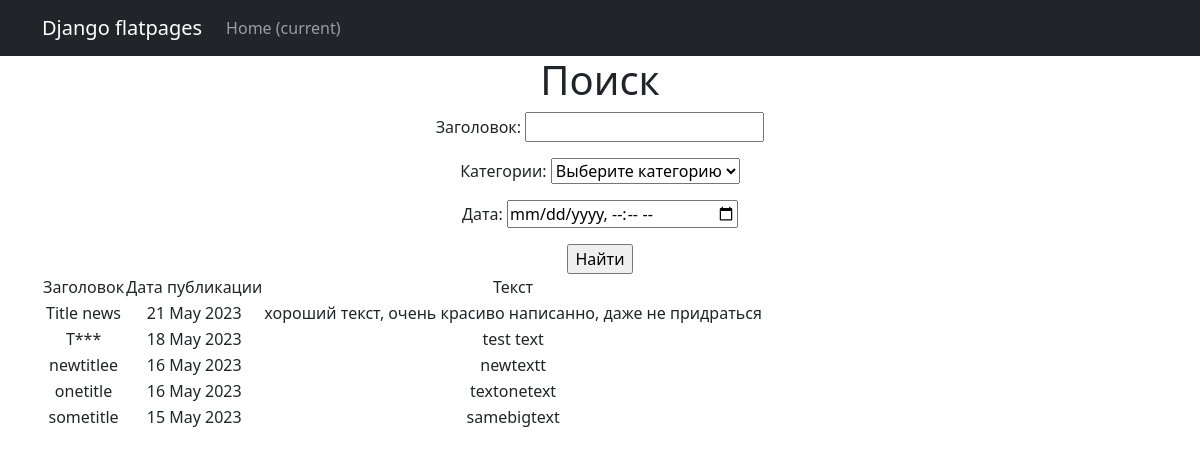
Page /news/search/ on the earlier database version.
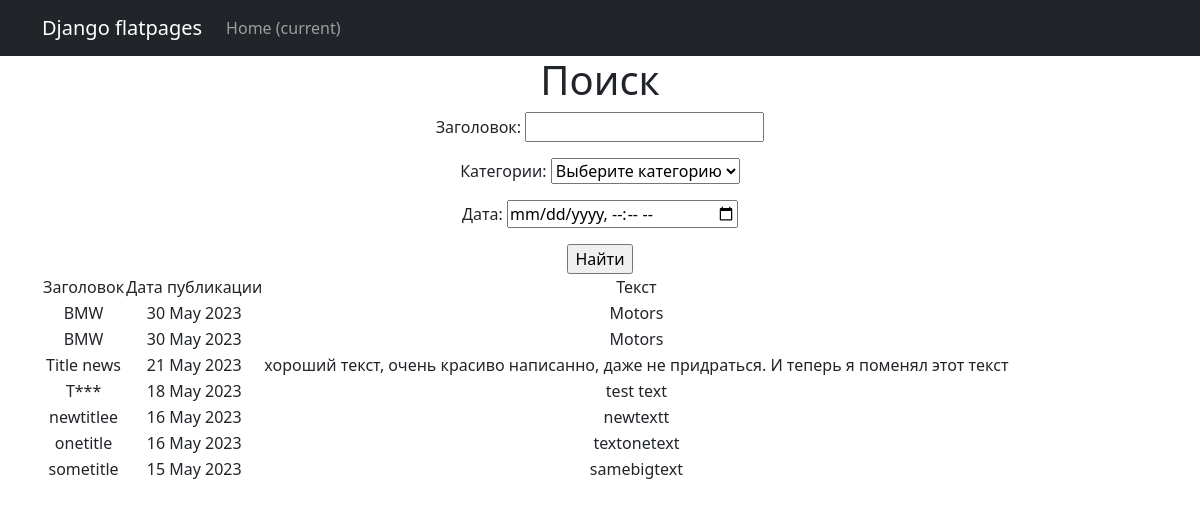
Same page on the later database version.
### New/models.py (models this page shows, shortened)
class Post (models.Model):
    postAuthor = models.ForeignKey('Author', on_delete=models.CASCADE)
    NEWS ='NW'
    ARTICLE = 'AR'
    CATEGORY_CHOICES = (
        (NEWS,'Новость'),
        (ARTICLE, 'Статья'),
    )
    categoryType =  models.CharField(max_length=2, choices=CATEGORY_CHOICES, default=ARTICLE)
    dataCreation = models.DateTimeField(auto_now_add=True)
    postCategory = models.ManyToManyField(Category, through='PostCategory')
    title = models.CharField(max_length=128)
    text = models.TextField(max_length=128)
    rating = models.SmallIntegerField(default=0)

### New/views.py (the view)
# urls.py: path('search/', PostSearch.as_view(), name='post_search'),
class PostSearch(ListView):
    model = Post
    template_name = 'post_search.html'
    context_object_name = 'post_search'
    ordering = '-dataCreation'
    def get_context_data(self, **kwargs):
        context = super().get_context_data(**kwargs)
        context['time_now'] = datetime.utcnow()
        context['filter'] = PostFilter(self.request.GET, queryset=self.get_queryset())
        context['Post'] = None
        return context

### New/models.py (called while the page is built)
    def __str__(self):
        return f'{self.name}'

### New/templatetags/custom_filters.py (called while the page is built)
@register.filter()
def censor(sentence):
    text = sentence.split()
    for i, word in enumerate(text):
        if word in bad_words:
            text[i] = word[0] + '***'
    return ' '.join(text)

### templates/Post_search.html (shortened to what this page needs)
{% extends 'flatpages/default.html' %}
{% load custom_filters %}
{% load custom_tags %}
{% block content %}
    <h1>Поиск</h1>
<form action="" method="get">
       {{ filter.form.as_p }}
       <input type="submit" value="Найти" />
   </form>
    {% if post_search %}
       <table>
           <tr>
               <td> Заголовок </td>
               <td> Дата публикации </td>
               <td> Текст </td>
           </tr>
           {% for post in post_search %}
           <tr>
               <td>{{ post.title|censor }}</td>
               <td>{{ post.dataCreation|date:'d M Y' }}</td>
               <td>{{ post.text|truncatewords:20 }}</td>
           </tr>
           {% endfor %}
       </table>
   {% else %}
       <h2>Постов нет!</h2>
   {% endif %}
{% endblock content %}

Differences in the rows shown:
added Post: title|censor "BMW", dataCreation "30 May 2023", text "Motors"
added Post: title|censor "BMW", dataCreation "30 May 2023", text "Motors"
changed Post "Title news": text "хороший текст, очень красиво написанно, даже не придраться" → "хороший текст, очень красиво написанно, даже не придраться. И теперь я поменял этот текст"
